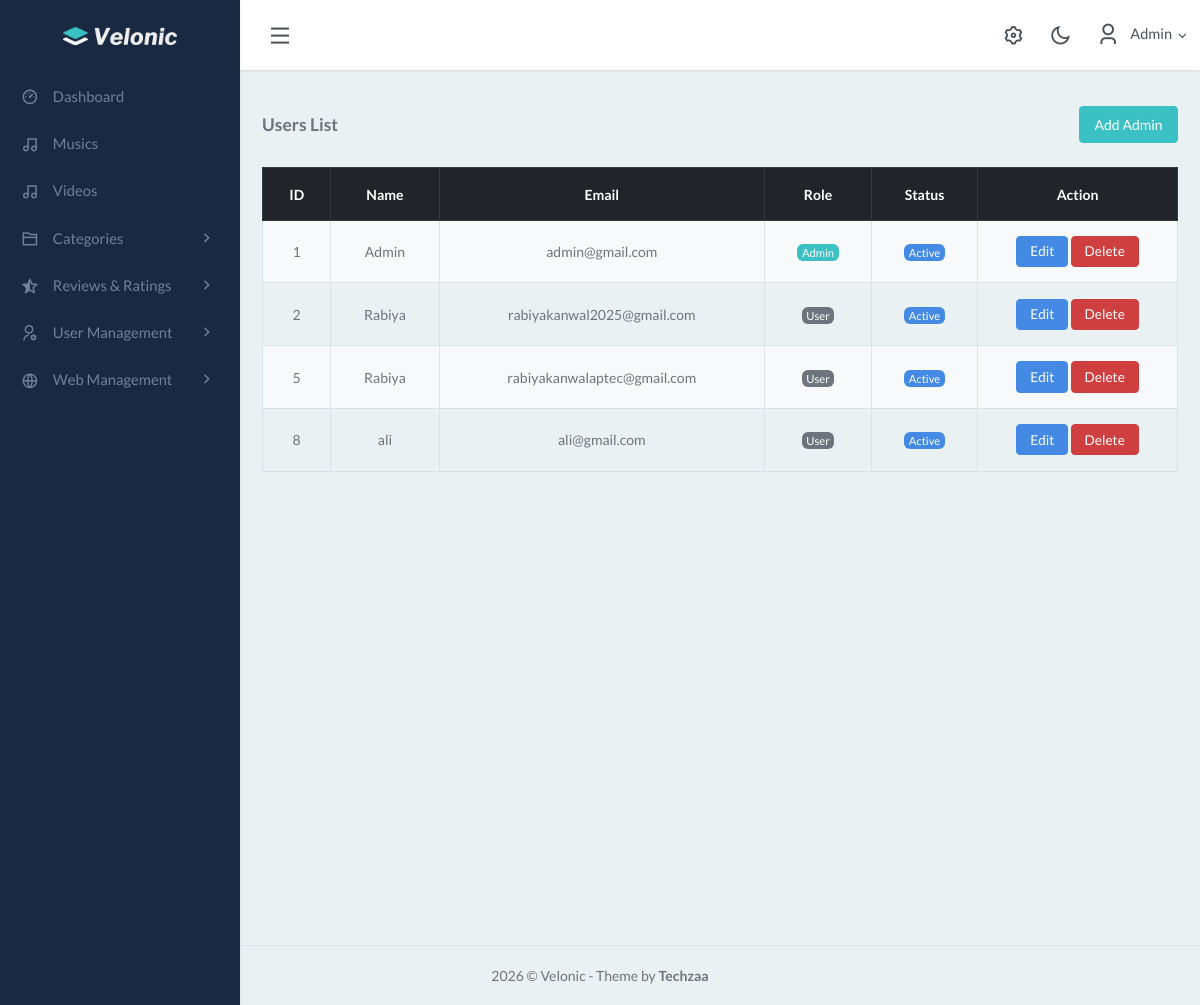
Before: /admin/users.php (signed in) with the older database file.
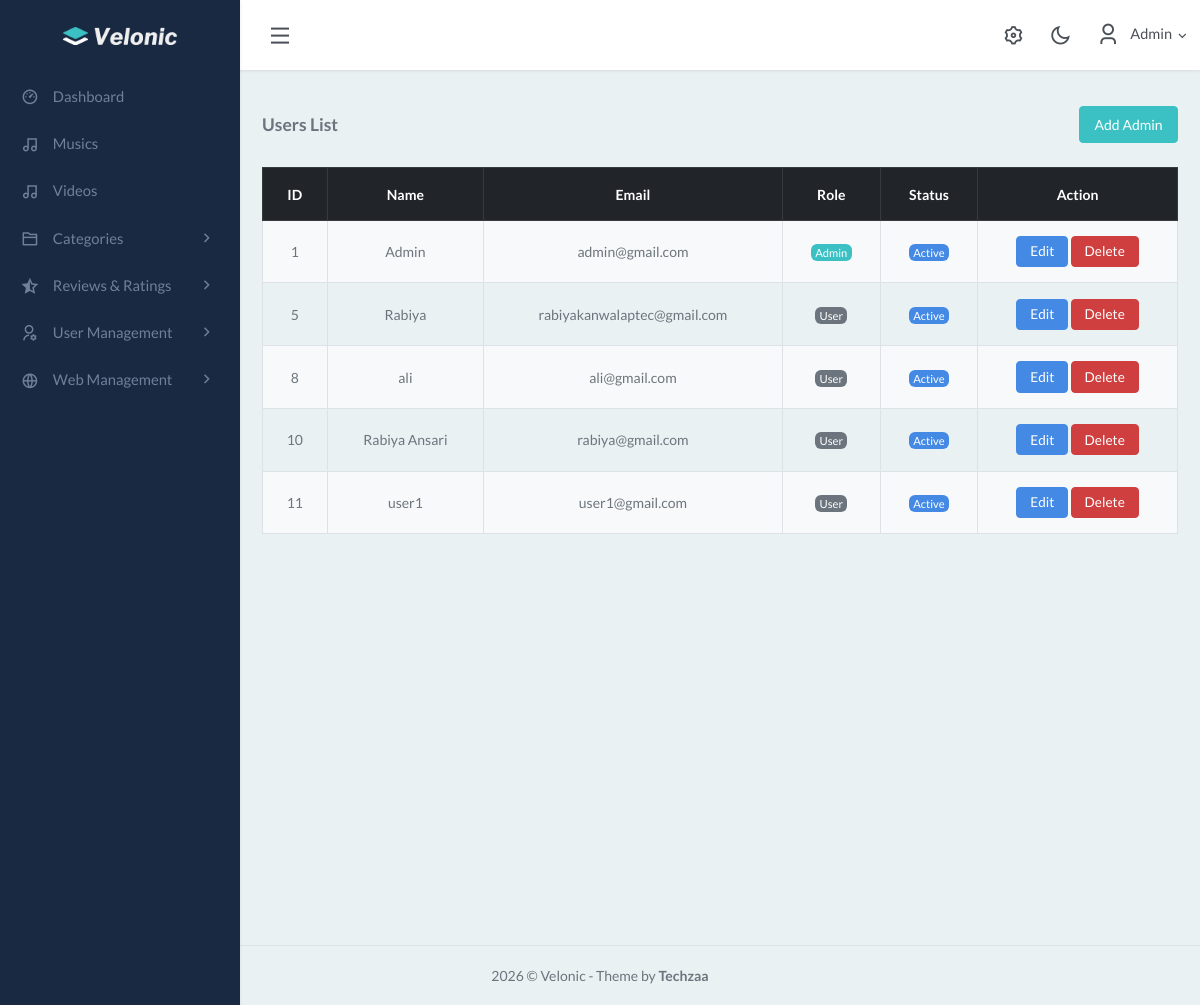
After: the same page with the newer database file.
### tables this page shows
CREATE TABLE `users` (
  `id` int(11) NOT NULL,
  `name` varchar(100) DEFAULT NULL,
  `email` varchar(100) DEFAULT NULL,
  `password` varchar(255) DEFAULT NULL,
  `role` enum('admin','user') DEFAULT 'user',
  `status` tinyint(1) NOT NULL DEFAULT 0
);

### admin/users.php (the view, shortened to what the changed rows need)
<?php
include '../config/db_connection.php';
$sql = "SELECT id, name, email, role, status
        FROM users
        ORDER BY id ASC";
$users = mysqli_query($con, $sql);
?>
<?php include "./base/header.php"; ?>
<div class="content-page">
    <div class="content">
        <div class="container-fluid mt-4">
            <table class="table table-striped table-hover table-bordered mb-0 text-center align-middle">
                <thead class="table-dark">
                    <tr>
                        <th>ID</th>
                        <th>Name</th>
                        <th>Email</th>
                        <th>Role</th>
                        <th>Status</th>
                        <th width="200">Action</th>
                    </tr>
                </thead>
                <tbody>
                    <?php while ($row = mysqli_fetch_assoc($users)): ?>
                        <tr>
                            <td><?= $row['id']; ?></td>
                            <td><?= htmlspecialchars($row['name']); ?></td>
                            <td><?= htmlspecialchars($row['email']); ?></td>
                            <td>
                                <?php
                                $role = strtolower($row['role']);
                                if ($role === 'admin') {
                                    echo '<span class="badge bg-primary">Admin</span>';
                                } elseif ($role === 'editor') {
                                    echo '<span class="badge bg-warning text-dark">Editor</span>';
                                } else {
                                    echo '<span class="badge bg-secondary">User</span>';
                                }
                                ?>
                            </td>
                            <td>
                                <?php if ($row['status'] == 1): ?>
                                    <span class="badge bg-danger">Banned</span>
                                <?php else: ?>
                                    <span class="badge bg-success">Active</span>
                                <?php endif; ?>
                            </td>
                            <td>
                                <a href="edit_user.php?id=<?= $row['id']; ?>"
                                   class="btn btn-success btn-sm">
                                    Edit
                                </a>
                                <a href="delete_user.php?id=<?= $row['id']; ?>"
                                   class="btn btn-danger btn-sm"
                                   onclick="return confirm('Are you sure you want to delete this user?');">
                                    Delete
                                </a>
                            </td>
                        </tr>
                    <?php endwhile; ?>
                </tbody>
            </table>
        </div>
    </div>
</div>
<?php include "./base/footer.php"; ?>

### admin/base/header.php (shortened to what the changed rows need)
<?php
include __DIR__ . '/../../config/db_connection.php';
$admin_id = (int) $_SESSION['user_id'];
$admin_name = "";
$stmt = mysqli_prepare($con, "SELECT name FROM users WHERE id = ?");
mysqli_stmt_bind_param($stmt, "i", $admin_id);
mysqli_stmt_execute($stmt);
$result = mysqli_stmt_get_result($stmt);
if ($row = mysqli_fetch_assoc($result)) {
    $admin_name = htmlspecialchars($row['name']);
} else {
    session_destroy();
    header("Location: /sound/login.php");
    exit;
}
?>
<!DOCTYPE html>
<html lang="en">
<head>
    <link rel="stylesheet" href="/sound/admin/css/daterangepicker.css">
    <link rel="stylesheet" href="/sound/admin/css/jquery.vectormap/jquery-jvectormap-1.2.2.css">
    <link href="https://cdn.jsdelivr.net/npm/sweetalert2@11/dist/sweetalert2.min.css" rel="stylesheet">
    <link href="/sound/admin/css/app.min.css" rel="stylesheet" type="text/css" id="app-style" />
    <link href="/sound/admin/css/icons.min.css" rel="stylesheet" type="text/css" />
    <link rel="stylesheet" href="https://cdnjs.cloudflare.com/ajax/libs/remixicon/4.6.0/remixicon.css"
 />
    <link rel="stylesheet" href="https://cdnjs.cloudflare.com/ajax/libs/remixicon/4.6.0/remixicon.min.css"
 />
</head>
<body>
    <div class="wrapper">
        <div class="navbar-custom">
            <div class="topbar container-fluid">
                <ul class="topbar-menu d-flex align-items-center gap-3">
                    <li class="dropdown">
                        <a class="nav-link dropdown-toggle arrow-none nav-user" data-bs-toggle="dropdown" href="#"
                            role="button" aria-haspopup="false" aria-expanded="false">
                            <span class="d-lg-block d-none">
                                <h5 class="my-0 fw-normal">
                                    <?= $admin_name ?>
                                    <i class="ri-arrow-down-s-line d-none d-sm-inline-block align-middle"></i>
                                </h5>
                            </span>
                        </a>
                    </li>
                </ul>
            </div>
        </div>

Changed rows visible on the page:
removed users: id "2", name "Rabiya", email "rabiyakanwal2025@gmail.com", role "User", status "Active"
added users: id "10", name "Rabiya Ansari", email "rabiya@gmail.com", role "User", status "Active"
added users: id "11", name "user1", email "user1@gmail.com", role "User", status "Active"
